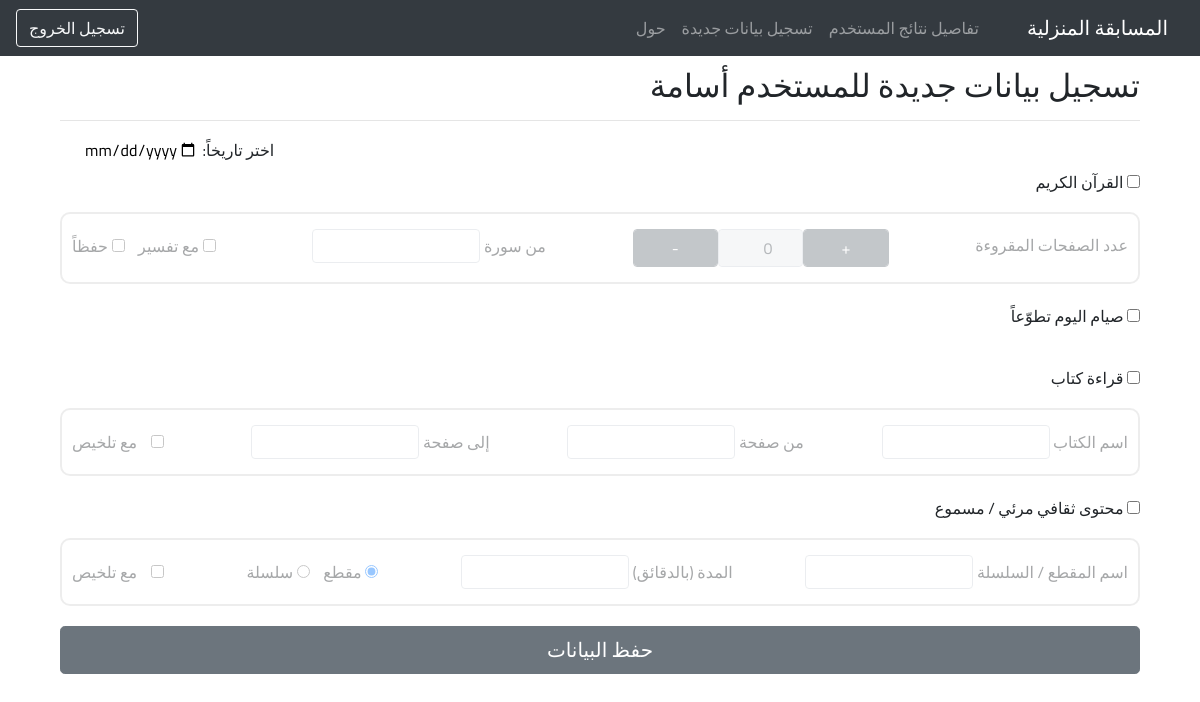
The page /score/ (signed in) on the database its author committed.
### users/models.py (models this page shows, shortened)
class PointsType(models.Model):
    label = models.CharField(max_length=64, default='', blank=False, null=False)
    form_type = models.CharField(max_length=32, choices=AllowedPointTypes.choices, default=AllowedPointTypes.Number)
    form_html = models.TextField(default='Default value is populated in the HTML template')

### users/views.py (the view)
# urls.py: path('score/', views.score),
def score(request):
    if request.user.is_authenticated:
        if request.method == "GET":
            user = request.user
            points_types = PointsType.objects.all()
            data = {'points_types': points_types, 'user': user}
            return render(request, "score.html", {'data': data})
        else:
            save_to_db(request)
            return redirect('/details')
    else:
        return HttpResponse('Unauthorized', status=401)

### users/templates/score.html (shortened to what this page needs)
{% extends 'base.html' %}
{% block custom_head %}
    {% load static %}
    <link rel="stylesheet" href="{% static 'css/users.css' %}">
{% endblock %}
{% load crispy_forms_filters %}
{% load crispy_forms_tags %}
{% block page_header %}
    <div>
        <h2>
            تسجيل بيانات جديدة للمستخدم {{ data.user.first_name }}
        </h2>
        <hr>
    </div>
{% endblock %}
{% block content %}
    <form method="post" class="form-group">
        <div class="text-left">
            <label for="">اختر تاريخاً: </label>
            <input required="required" class="date-picker" type="date" id="start" name="record-date"
                   min="2020-10-05">
        </div>
        {% for type in data.points_types %}
            <div class="input-field" id="{{ type.form_type }}">
                <div>
                    <input type="checkbox" name='{{ type.form_type }}' onclick='triggerDisableState(this)'>
                    <label>{{ type.label }}</label>
                </div>
                <div class="less-line-height disabled_field">
                    <br>
                    {% if type.form_type == 'book' %}
                        <div class="input-group">
                            <div class="">
                                <label for="inputCity">اسم الكتاب</label>
                                <input class="input-box" type="text" name="book-name">
                            </div>
                            <div class="">
                                <label for="inputState">من صفحة</label>
                                <input class="input-box" type="number" name="book-start-page">
                            </div>
                            <div class="">
                                <label for="inputState">إلى صفحة</label>
                                <input class="input-box" type="number" name="book-finish-page">
                            </div>
                            <div class="checkbox_radio-group">
                                <input type="checkbox" name="book-summary">
                                <label>مع تلخيص</label>
                            </div>
                        </div>
                    {% endif %}
                    {% if type.form_type == 'quran' %}
                        <div class="input-group">
                            <label class="pt-3">عدد الصفحات المقروءة</label>
                            <div class="d-flex">
                                <button class="btn btn-secondary btn-pluss form-control" type="button">+
                                </button>
                                <input name="quran-read-pages" type="number" readonly="readonly"
                                       class="form-control no-padding add-color text-center height-30"
                                       value="0"/>
                                <button class="btn btn-secondary btn-minuse form-control" type="button">-
                                </button>
                            </div>
                            <div class="">
                                <label for="quran-surah">من سورة</label>
                                <input class="input-box" type="text" name="book-name">
                            </div>
                            <div class="checkbox_radio-group">
                            <span>
                                <input type="checkbox" name="quran-tafseer">
                                <label>مع تفسير</label>
                            </span>
                                <span>
                                <input type="checkbox" name="quran-memorize">
                                <label>حفظاً</label>
                            </span>
                            </div>
                        </div>
                    {% endif %}
                    {% if type.form_type == 'media' %}
                        <div class="input-group">
                            <div class="">
                                <label for="">اسم المقطع / السلسلة</label>
                                <input class="input-box" type="text" value="" name="media-name">
                            </div>
                            <div class="">
                                <label for="">المدة (بالدقائق)</label>
                                <input class="input-box" type="number" value="" name="media-duration">
                            </div>
                            <div class="checkbox_radio-group">
                            <span>
                                <input type="radio" checked="checked" value="single" name="media-type">
                                <label>مقطع</label>
                            </span>
                                <span>
                                <input type="radio" value="multi" name="media-type">
                                <label>سلسلة</label>
                            </span>
                            </div>
                            <div class="checkbox_radio-group">
                                <input type="checkbox" name="media-summary">
                                <label>مع تلخيص</label>
                            </div>
                        </div>
                    {% endif %}
                </div>
            </div>
        {% endfor %}
        <div class="mt-3">
            <button type="submit" class="btn btn-secondary btn-lg btn-block">حفظ البيانات</button>
        </div>
    </form>
{% endblock %}

### home/static/css/base.css (style rules this page uses)
html, body { height: 100%; font-family: 'Cairo', sans-serif !important; direction: rtl !important; }

### users/static/css/users.css (style rules this page uses)
.date-picker { border-width: 0; text-align: right; }
.input-field { margin-bottom: 20px !important; }
.input-group { width: 100%; display: flex; justify-content: space-between; border: 2px solid lightgray; border-radius: 10px; padding: 10px; }
.input-group > * { padding-top: 5px; padding-bottom: 5px ; }
.checkbox_radio-group { margin-top: 10px !important; }
.checkbox_radio-group > * { margin-right: 10px; }
.input-box { color: #495057; background-color: #fff; background-clip: padding-box; border: 1px solid #ced4da; border-radius: .25rem; }
.disabled_field { pointer-events: none; opacity: 0.4; }
.less-line-height { line-height: 10px !important; }

### rows shown on the page
PointsType: label "القرآن الكريم"
PointsType: label "صيام اليوم تطوّعاً"
PointsType: label "قراءة كتاب"
PointsType: label "محتوى ثقافي مرئي / مسموع"

### other values the page prints
{{ data.user.first_name }} "أسامة"
